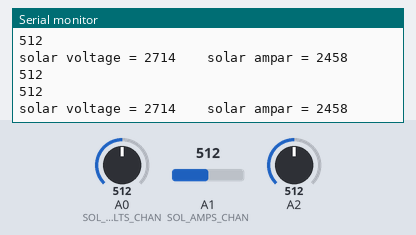
Simulated run of this sketch. Board: Arduino Uno, built with avr-gcc and run on an emulated ATmega328P. Shown: the last lines printed to the serial monitor. Inputs (shaded band) come from the test bench; at power-on: A0 (SOL_VOLTS_CHAN) = 512, A1 (SOL_AMPS_CHAN) = 512, A2 = 512.

Above: at 1.2 s.
1.3 s: A0 (SOL_VOLTS_CHAN) set to 716
At 2.6 s:
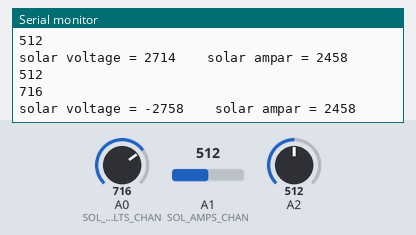
2.8 s: A1 (SOL_AMPS_CHAN) set to 716
At 3.7 s:
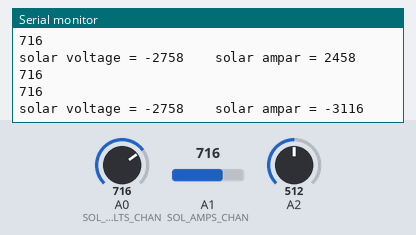
4.3 s: A0 (SOL_VOLTS_CHAN) set to 900
At 5.6 s:
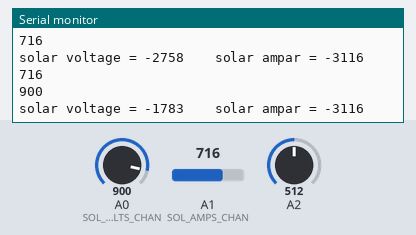
5.8 s: A1 (SOL_AMPS_CHAN) set to 900
At 6.9 s:
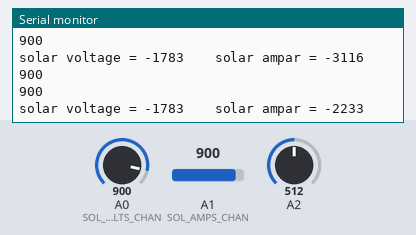
Timing chart, 0 to 8.3 s (numbered marks = the images above; inputs shaded):
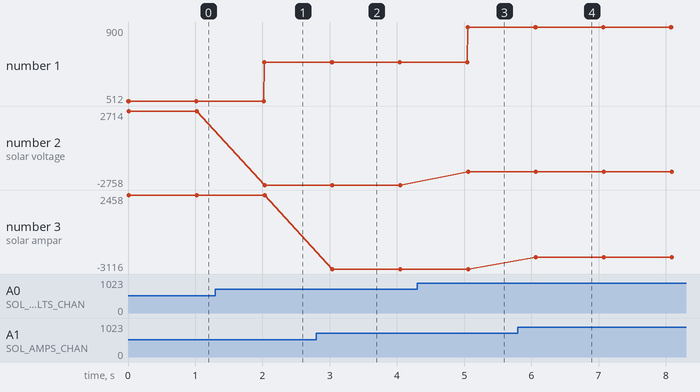

The sketch:

caliberation.ino
```cpp
//This coding is use to caliberats the values and debug.

#include <TimerOne.h>

#define SOL_AMPS_CHAN A1  //read solar amps

#define SOL_VOLTS_CHAN A0

#define BAT_VOLTS_CHAN A2

#define AVG_NUM 10

#define SOL_AMPS_SCALE 48

#define SOL_VOLTS_SCALE 53

#define BAT_VOLTS_SCALE 53

int sol_amps;
int sol_volts;
int bat_volts;
int sol_watts;
int old_sol_watts = 0;
void setup(){pinMode(SOL_AMPS_CHAN,INPUT);
             pinMode(SOL_VOLTS_CHAN,INPUT);
  Serial.begin(9600);
}
void loop(){
          read_data();
          delay(1000);
}

/////////////////////////////////....................sampling data.................../////////////
int read_adc(int channel)
                        {
                          int sum = 0;
                          int temp;
                          int i;
                          for(i=0;i<AVG_NUM;i++)  //10 samples
                                               {
                                                temp= analogRead(channel);
                                                sum+=temp;
                                                delayMicroseconds(50);
                                               }return(sum/AVG_NUM);
                        }


                        void read_data(void)
                    {
                      sol_amps = ((read_adc(SOL_AMPS_CHAN) * SOL_AMPS_SCALE)    +5)/10;
                      Serial.println(read_adc(SOL_AMPS_CHAN));
                      sol_volts = ((read_adc(SOL_VOLTS_CHAN) * SOL_VOLTS_SCALE) +5) /10;
                      Serial.println(read_adc(SOL_VOLTS_CHAN));
                      bat_volts = ((read_adc(BAT_VOLTS_CHAN) * BAT_VOLTS_SCALE) +5) /10;
                      sol_watts = (int)((((long)sol_amps) * (long)sol_volts + 50) / 100);
             Serial.print("solar voltage = ");
             Serial.print(sol_volts);
             Serial.print("    solar ampar = ");
             Serial.print(sol_amps);
             Serial.println();
                    }
```

Measured:
- after the input at 1.3 s, the serial monitor: prints a new line after 0.73 s (image 1)
- after the input at 2.8 s, the serial monitor: prints a new line after 0.24 s (image 2)
- after the input at 4.3 s, the serial monitor: prints a new line after 0.75 s (image 3)
- after the input at 5.8 s, the serial monitor: prints a new line after 0.27 s (image 4)
- plotted number 1: 512 → 716 after the input at 1.3 s, 716 → 900 after the input at 4.3 s
- plotted number 2: 2714 → -2758 after the input at 1.3 s, -2758 → -1783 after the input at 4.3 s
- plotted number 3: 2458 → -3116 after the input at 2.8 s, -3116 → -2233 after the input at 5.8 s
